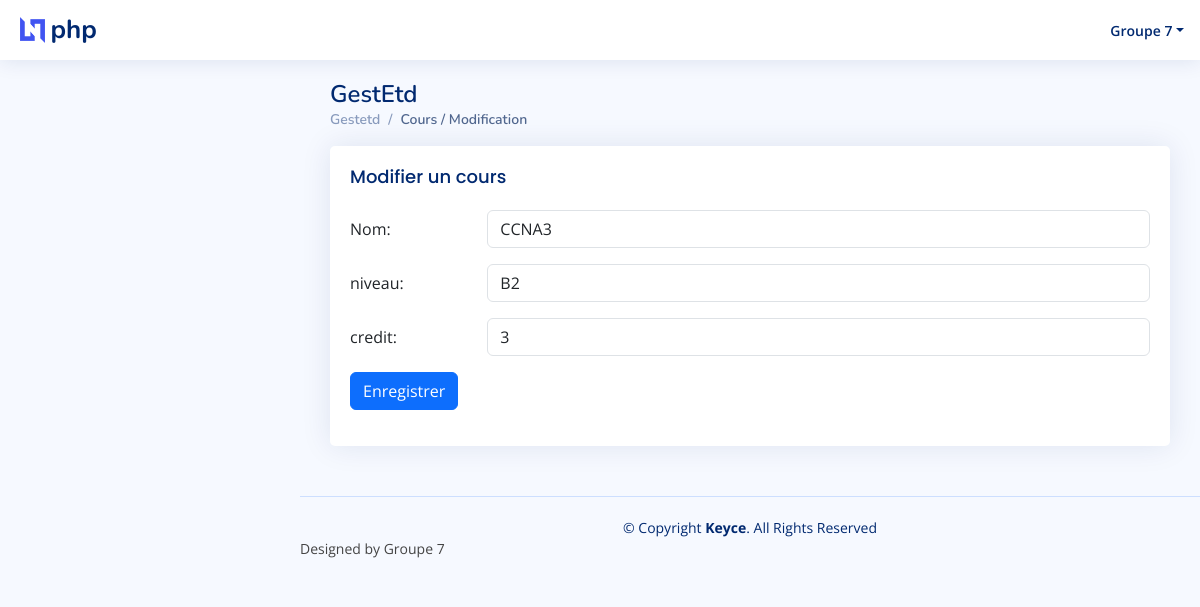
/modifcours.php?id=2, run on the app's committed database.
### tables this page shows
CREATE TABLE IF NOT EXISTS `cours` (
  `id` int NOT NULL AUTO_INCREMENT,
  `nom` varchar(45) NOT NULL,
  `niveau` varchar(45) DEFAULT NULL,
  `credit` int DEFAULT NULL,
  `create_at` timestamp NOT NULL DEFAULT CURRENT_TIMESTAMP,
  `update_at` timestamp NOT NULL DEFAULT CURRENT_TIMESTAMP ON UPDATE CURRENT_TIMESTAMP,
  PRIMARY KEY (`id`)
);

### modifcours.php (the view, shortened to what this page needs)
<?php
$database = new Database();
$db = $database->getConnection();
if (isset($_GET['id']) && !empty($_GET['id'])) {
    $id = $_GET['id'];
    $sql = "SELECT * FROM cours WHERE id = :id";
    $stmt = $db->prepare($sql);
    $stmt->bindParam(':id', $id, PDO::PARAM_INT);
    $stmt->execute();
    $etudiant = $stmt->fetch(PDO::FETCH_ASSOC);
} else {
    echo "Aucun ID d'étudiant fourni.";
    exit;
}
?>
<!DOCTYPE html>
<html lang="en">
<head>
  <link href="assets/vendor/bootstrap/css/bootstrap.min.css" rel="stylesheet">
  <link href="assets/vendor/bootstrap-icons/bootstrap-icons.css" rel="stylesheet">
  <link href="assets/vendor/boxicons/css/boxicons.min.css" rel="stylesheet">
  <link href="assets/vendor/quill/quill.snow.css" rel="stylesheet">
  <link href="assets/vendor/quill/quill.bubble.css" rel="stylesheet">
  <link href="assets/vendor/remixicon/remixicon.css" rel="stylesheet">
  <link href="assets/vendor/simple-datatables/style.css" rel="stylesheet">
  <link href="assets/css/style.css" rel="stylesheet">
</head>
<body>
<header id="header" class="header fixed-top d-flex align-items-center">
<div class="d-flex align-items-center justify-content-between">
  <a href="etd.php" class="logo d-flex align-items-center">
    <img src="assets/img/logo.png" alt="">
    <span class="d-none d-lg-block">php</span>
  </a>
</div>
<nav class="header-nav ms-auto">
  <ul class="d-flex align-items-center">
    <li class="nav-item dropdown pe-3">
      <a class="nav-link nav-profile d-flex align-items-center pe-0" href="#" data-bs-toggle="dropdown">
        <span class="d-none d-md-block dropdown-toggle ps-2">Groupe 7</span>
      </a>
      </ul>
</nav>
</header>
  <main id="main" class="main">
    <div class="pagetitle">
      <h1>GestEtd</h1>
      <nav>
        <ol class="breadcrumb">
          <li class="breadcrumb-item"><a href="etd.php">Gestetd</a></li>
          <li class="breadcrumb-item active">Cours / Modification</li>
        </ol>
      </nav>
    </div>
    <section class="section">
      <div class="row">
        <div class="col-lg-12">
              <div class="card">
                <div class="card-body">
                  <h5 class="card-title">Modifier un cours</h5>
              <form method="post" >
                <div class="row mb-3">
                  <label for="inputText" class="col-sm-2 col-form-label">Nom:</label>
                  <div class="col-sm-10">
                    <input name="nom" type="text" class="form-control" value="<?= htmlspecialchars($etudiant['nom']) ?>" required>
                  </div>
                </div>
                <div class="row mb-3">
                  <label for="inputText" class="col-sm-2 col-form-label">niveau:</label>
                  <div class="col-sm-10">
                    <input name="niveau" type="text" class="form-control" value="<?= htmlspecialchars($etudiant['niveau']) ?>" required>
                  </div>
                </div>
                <div class="row mb-3">
                  <label for="inputText" class="col-sm-2 col-form-label">credit:</label>
                  <div class="col-sm-10">
                    <input name="credit" type="credit" class="form-control" value="<?= htmlspecialchars($etudiant['credit']) ?>" required>
                  </div>
                </div>
                <div class="row mb-3">
                  <div class="col-sm-10">
                    <button type="submit" class="btn btn-primary">Enregistrer</button>
                  </div>
                </div>
              </form>
            </div>
            </div>
          </div>
        </div>
    </section>
  </main>
  <footer id="footer" class="footer">
    <div class="copyright">
      &copy; Copyright <strong><span>Keyce</span></strong>. All Rights Reserved
    </div>
    <div class="emails">
      Designed by Groupe 7
    </div>
  </footer>
</body>
</html>

### assets/css/style.css (style rules this page uses)
:root { scroll-behavior: smooth; }
body { font-family: "Open Sans", sans-serif; background: #f6f9ff; color: #444444; }
a { color: #4154f1; text-decoration: none; }
h1, h2, h3, h4, h5, h6 { font-family: "Nunito", sans-serif; }
#main { margin-top: 60px; padding: 20px 30px; transition: all 0.3s; }
.pagetitle { margin-bottom: 10px; }
.pagetitle h1 { font-size: 24px; margin-bottom: 0; font-weight: 600; color: #012970; }
.card { margin-bottom: 30px; border: none; border-radius: 5px; box-shadow: 0px 0 30px rgba(1, 41, 112, 0.1); }
.card-title { padding: 20px 0 15px 0; font-size: 18px; font-weight: 500; color: #012970; font-family: "Poppins", sans-serif; }
.card-body { padding: 0 20px 20px 20px; }
.breadcrumb { font-size: 14px; font-family: "Nunito", sans-serif; color: #899bbd; font-weight: 600; }
.breadcrumb a { color: #899bbd; transition: 0.3s; }
.breadcrumb .breadcrumb-item::before { color: #899bbd; }
.breadcrumb .active { color: #51678f; font-weight: 600; }
.logo { line-height: 1; }
@media (min-width: 1200px) { .logo { width: 280px; } }
.logo img { max-height: 26px; margin-right: 6px; }
.logo span { font-size: 26px; font-weight: 700; color: #012970; font-family: "Nunito", sans-serif; }
.header { transition: all 0.5s; z-index: 997; height: 60px; box-shadow: 0px 2px 20px rgba(1, 41, 112, 0.1); background-color: #fff; padding-left: 20px; }
.header-nav ul { list-style: none; }
.header-nav>ul { margin: 0; padding: 0; }
.header-nav .nav-profile { color: #012970; }
.header-nav .nav-profile span { font-size: 14px; font-weight: 600; }
@media (min-width: 1200px) { #main, #footer { margin-left: 300px; } }
.footer { padding: 20px 0; font-size: 14px; transition: all 0.3s; border-top: 1px solid #cddfff; }
.footer .copyright { text-align: center; color: #012970; }

### data on the page
cours: nom "CCNA3", niveau "B2", credit "3"
